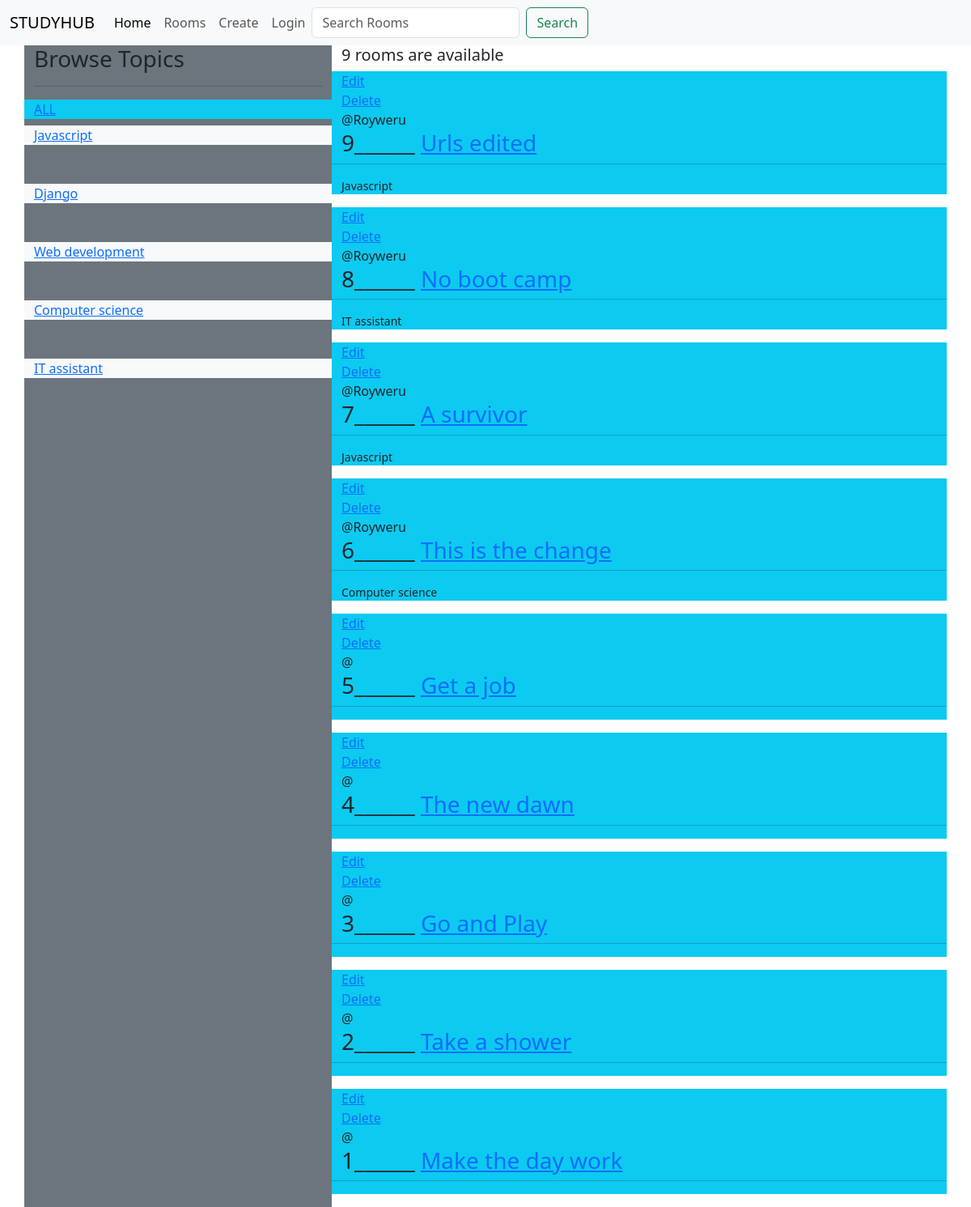
/room/, run on an earlier commit of the app's database.
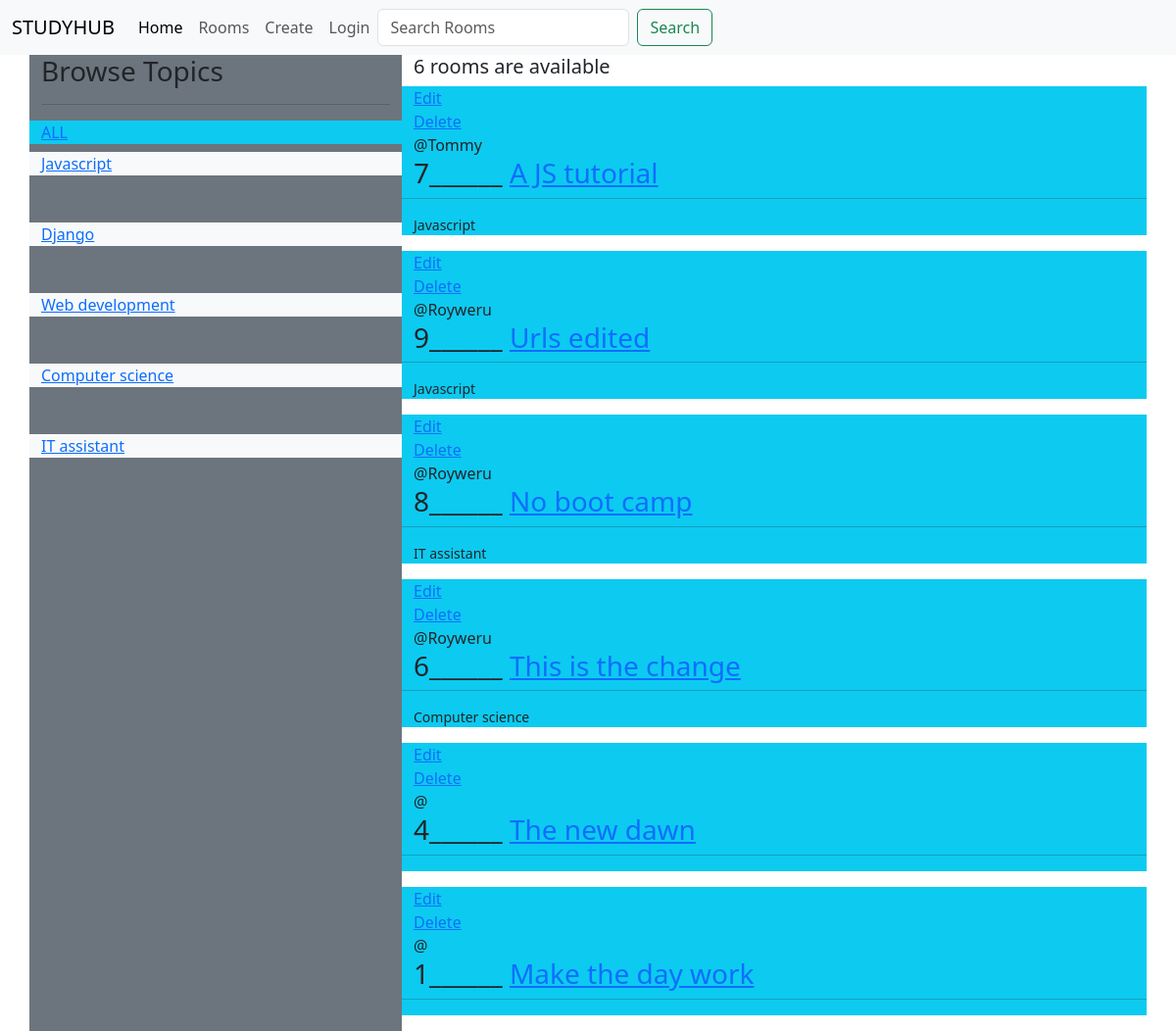
And on a later commit of the database.
### room/models.py (models this page shows, shortened)
class Topic(models.Model):
    name = models.CharField(max_length=200)

class Room(models.Model):
    host =models.ForeignKey(User, on_delete=models.SET_NULL, null=True)
    topic = models.ForeignKey(Topic , on_delete=models.SET_NULL, null=True)
    name = models.CharField(max_length=200)
    description = models.TextField( null=True , blank=True)
    updated = models.DateField(auto_now=True)
    created = models.DateTimeField(auto_now_add=True)
    class Meta:
        ordering = ['-updated', '-created']

### room/views.py (the view)
# urls.py: path('room/',views.room_page , name='rooms'),
def room_page(request):
    q= request.GET.get('q') if request.GET.get('q') != None else ''
    rooms = Room.objects.filter(Q(topic__name__icontains = q)|
                                Q(name__icontains=q)|
                                Q(description__icontains=q)
                                )
    topics = Topic.objects.all()
    room_count = rooms.count()
    context = {'rooms':rooms ,'topics':topics, 'room_count':room_count}
    return render(request, 'Rooms.html',context)

### templates/Rooms.html
{% extends 'base.html' %}
{% block content %}
<div class="container">
  <div class="row">
    <div class="col-md-4 bg-secondary">
      <h3>Browse Topics</h3>
      <hr>
      <div class="row mt-2 bg-info">
        <a href="{% url 'rooms' %}">ALL</a>
      </div>
      {% for topic in topics %}
        <div class="row bg-light mb-5 mt-2">
          <a href="{% url 'rooms' %}?q={{topic.name}}">{{topic.name}}</a>
        </div>
      {% endfor %}
    </div>
    <div class="col-md-8">
      <h5>{{room_count}} rooms are available</h5>
      {% for room in rooms %}
      <div class="row bg-info mb-3">
        <span><a href="{% url 'update' room.id %}">Edit</a></span><br />
        <span><a href="{% url 'delete' room.id %}">Delete</a></span><br />
        <span>@{{room.host.username}}</span>
        <h3 color>
          {{room.id}}______
          <a href="/room/{{room.id}}">{{room.name}}</a>
        </h3>
        <hr />
        <small>{{room.topic.name}}</small>
      </div>
      {% endfor %}
    </div>
  </div>
</div>
{% endblock %}

### templates/base.html (shortened to what this page needs)
<!doctype html>
<html lang="en">
  <head>
    <link href="https://cdn.jsdelivr.net/npm/bootstrap@5.3.0/dist/css/bootstrap.min.css" rel="stylesheet">
  </head>
  <body>
    {% include 'navbar.html' %}
    {% block content%}
    {% endblock %}
  </body>
</html>

### templates/navbar.html (shortened to what this page needs)
<nav class="navbar navbar-expand-lg bg-body-tertiary">
    <div class="container-fluid">
      <a class="navbar-brand" href="/">STUDYHUB</a>
      <div class="collapse navbar-collapse" id="navbarNav">
        <ul class="navbar-nav">
          <li class="nav-item">
            <a class="nav-link active" aria-current="page" href="/">Home</a>
          </li>
          <li class="nav-item">
            <a class="nav-link" href="/room">Rooms</a>
          </li>
          <li class="nav-item">
            <a class="nav-link" href="{% url 'create' %}">Create</a>
          </li>
          <li class="nav-item">
            <a class="nav-link" href="{% url 'login' %}">Login</a>
          </li>
        </ul>
        <form class="d-flex" role="search">
          <input class="form-control me-2" type="text" name="q" placeholder="Search Rooms" aria-label="Search">
          <button class="btn btn-outline-success" type="submit">Search</button>
        </form>
      </div>
    </div>
  </nav>

What changed in the data, as far as the page shows it:
removed Room: id "5", name "Get a job"
removed Room: id "3", name "Go and Play"
removed Room: id "2", name "Take a shower"
changed Room id 7: host.username "Royweru" → "Tommy"; name "A survivor" → "A JS tutorial"; moves up the list
Also different on the page:
{{ room_count }}: "9" → "6"
